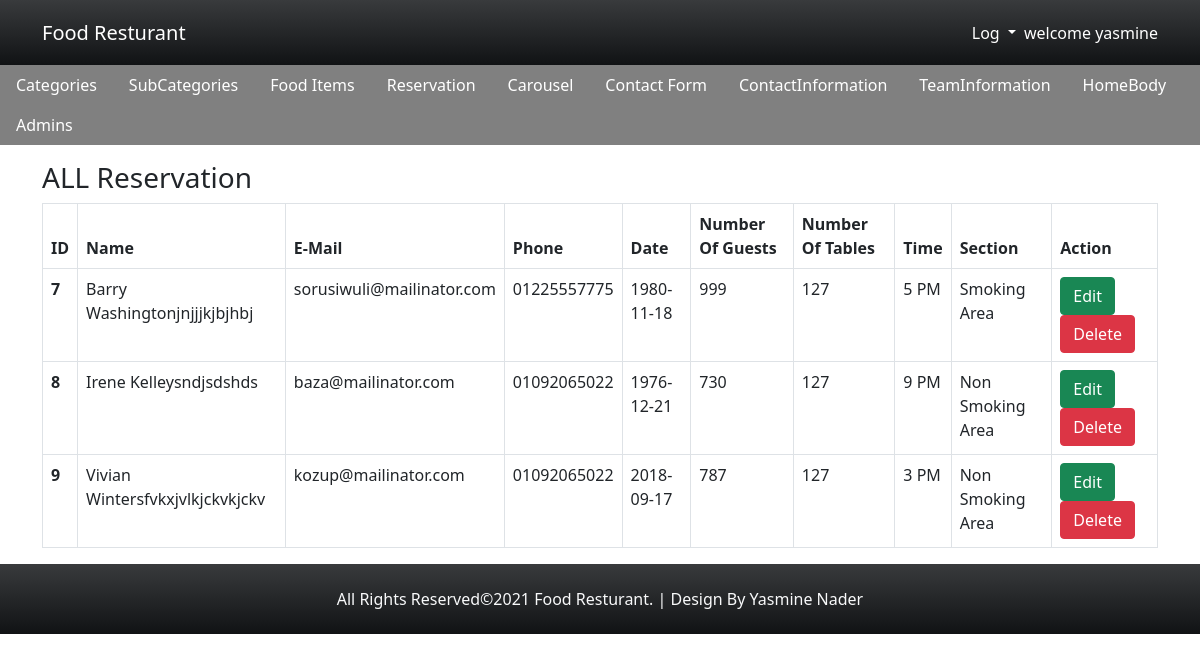
The app's page /reservation/reservationDisplay.php (signed in) with its own data.
### tables this page shows
CREATE TABLE `reservation` (
  `id` int(11) NOT NULL,
  `name` char(200) NOT NULL,
  `email` char(150) NOT NULL,
  `phone` char(11) NOT NULL,
  `date` date NOT NULL,
  `guests` int(11) NOT NULL,
  `tables` tinyint(20) NOT NULL,
  `time` char(10) NOT NULL,
  `section` char(50) NOT NULL
);

### reservation/reservationDisplay.php (the view, shortened to what this page needs)
<?php
require "../connection/dbconnection.php";
$query="select * from reservation";
$sql=mysqli_query($con,$query);
?>
<?php include "../layout/headeradmin.php";?>
<?php include "../layout/navbaradmin.php";?>
<div class="container">
<?php if(isset($_SESSION["Name"])){?>
<h3>ALL Reservation</h3>
<table class="table table-bordered">
  <thead>
    <tr>
      <th scope="col">ID</th>
      <th scope="col">Name</th>
      <th scope="col">E-Mail</th>
      <th scope="col">Phone</th>
      <th scope="col">Date</th>
      <th scope="col">Number Of Guests</th>
      <th scope="col">Number Of Tables</th>
      <th scope="col">Time</th>
      <th scope="col">Section</th>
      <th scope="col">Action</th>
    </tr>
  </thead>
  <tbody>
  <?php while($operation=mysqli_fetch_assoc($sql)){
      echo '
    <tr>
      <th>'.$operation["id"].'</th>
      <td>'.$operation["name"].'</td>
      <td>'.$operation["email"].'</td>
      <td>'.$operation["phone"].'</td>
      <td>'.$operation["date"].'</td>
      <td>'.$operation["guests"].'</td>
      <td>'.$operation["tables"].'</td>
      <td>'.$operation["time"].'</td>
      <td>'.$operation["section"].'</td>
      <td><a href="ReservationUpdate.php?id='.$operation["id"].'"class="btn btn-success">Edit</a>
      <a href="ReservationDelete.php?id='.$operation["id"].'"class="btn btn-danger">Delete</a></td>
    </tr>';
   } ?>
  </tbody>
</table>
</div>
<?php include '../layout/footer.php'?>
<?php } else{header("location: ../admins/login.php");} ?>

### css/style.css (style rules this page uses)
body { padding: 0px; margin: 0px; }

### records on screen
reservation: id "7", name "Barry Washingtonjnjjjkjbjhbj", email "sorusiwuli@mailinator.com", phone "01225557775", date "1980-11-18", guests "999", tables "127", time "5 PM", section "Smoking Area"
reservation: id "8", name "Irene Kelleysndjsdshds", email "baza@mailinator.com", phone "01092065022", date "1976-12-21", guests "730", tables "127", time "9 PM", section "Non Smoking Area"
reservation: id "9", name "Vivian Wintersfvkxjvlkjckvkjckv", email "kozup@mailinator.com", phone "01092065022", date "2018-09-17", guests "787", tables "127", time "3 PM", section "Non Smoking Area"

### other values on screen
$_SESSION["Name"] "yasmine"
